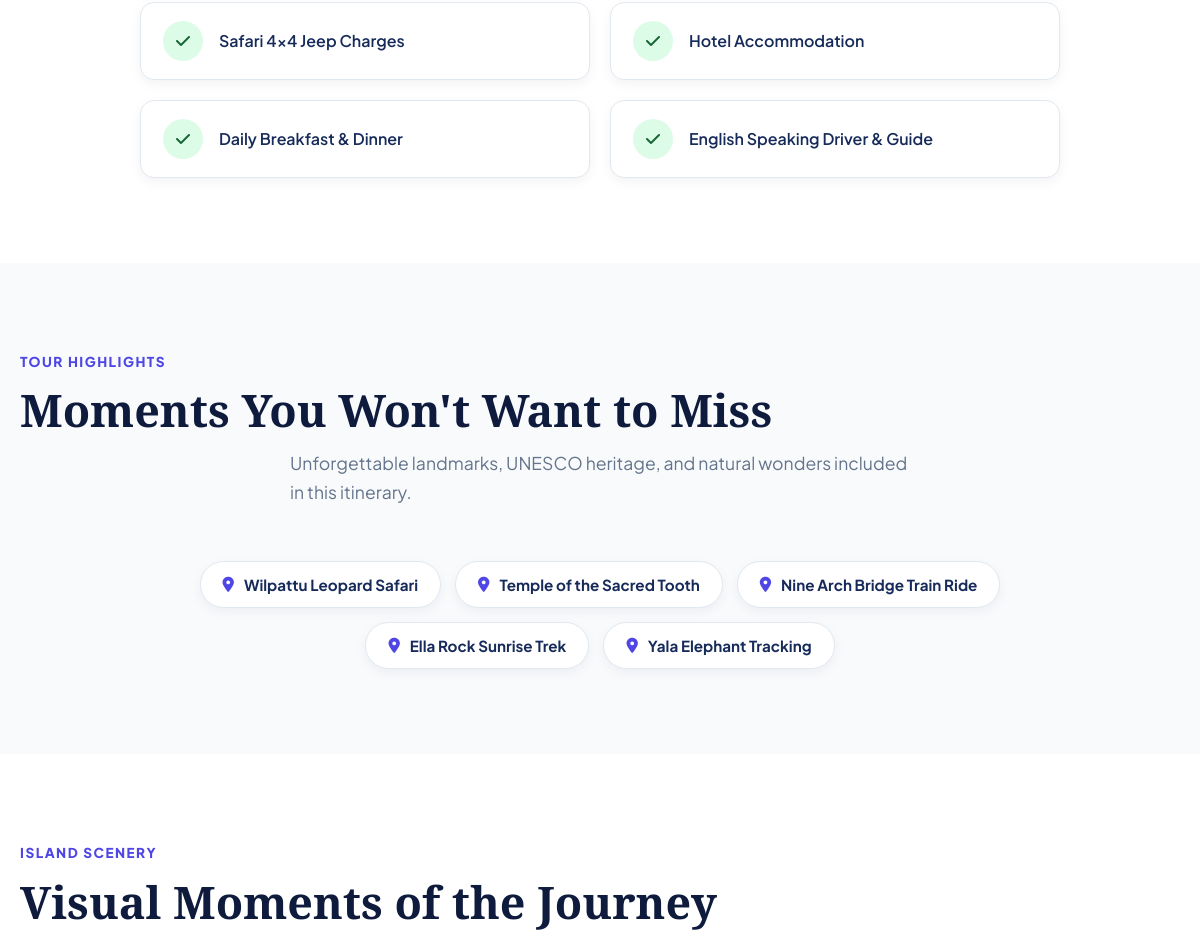
The app's page /tour-details.php?slug=wild-sri-lanka-highland-adventure (middle part), older data.
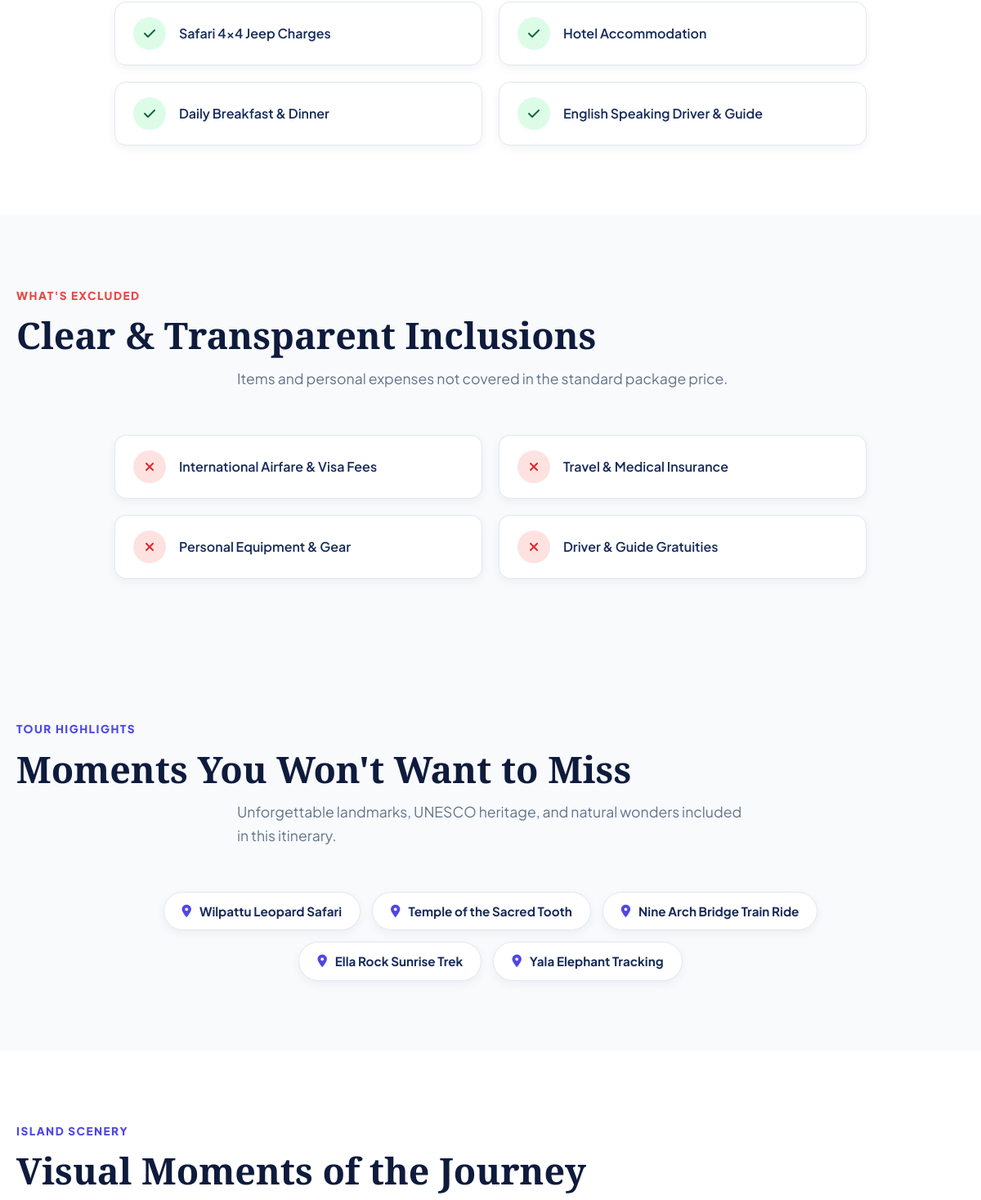
The same page, newer data.
### tables this page shows
CREATE TABLE `tour_inclusions` (
  `id` bigint(20) unsigned NOT NULL AUTO_INCREMENT,
  `tour_id` bigint(20) unsigned NOT NULL,
  `inclusion` varchar(255) NOT NULL,
  `display_order` int(11) NOT NULL DEFAULT 0,
  `created_at` timestamp NOT NULL DEFAULT current_timestamp(),
  PRIMARY KEY (`id`),
  KEY `idx_tour_inc_tour_id` (`tour_id`),
  CONSTRAINT `fk_tour_inclusions_tour` FOREIGN KEY (`tour_id`) REFERENCES `tours` (`id`) ON DELETE CASCADE
);

CREATE TABLE `tour_highlights` (
  `id` bigint(20) unsigned NOT NULL AUTO_INCREMENT,
  `tour_id` bigint(20) unsigned NOT NULL,
  `highlight` varchar(255) NOT NULL,
  `display_order` int(11) NOT NULL DEFAULT 0,
  `created_at` timestamp NOT NULL DEFAULT current_timestamp(),
  PRIMARY KEY (`id`),
  KEY `idx_tour_hl_tour_id` (`tour_id`),
  CONSTRAINT `fk_tour_highlights_tour` FOREIGN KEY (`tour_id`) REFERENCES `tours` (`id`) ON DELETE CASCADE
);

CREATE TABLE `tour_exclusions` (
  `id` BIGINT UNSIGNED AUTO_INCREMENT PRIMARY KEY,
  `tour_id` BIGINT UNSIGNED NOT NULL,
  `exclusion` VARCHAR(255) NOT NULL,
  `display_order` INT NOT NULL DEFAULT 0,
  `created_at` TIMESTAMP NOT NULL DEFAULT CURRENT_TIMESTAMP,
  INDEX `idx_tour_exc_tour_id` (`tour_id`),
  CONSTRAINT `fk_tour_exclusions_tour` FOREIGN KEY (`tour_id`) REFERENCES `tours` (`id`) ON DELETE CASCADE
);

### helpers/view_helper.php (called while the page is built, shortened)
<?php
if (!function_exists('render_view')) {
    function render_view(string $viewPath, array $data = []): void
    {
        $filePath = ROOT_PATH . '/views/' . ltrim($viewPath, '/') . '.php';
        extract($data);
        require $filePath;
    }
}

### controllers/TourController.php (called while the page is built, shortened)
<?php
class TourController
{
    private TourBLL $tourBLL;
    public function __construct()
    {
        $this->tourBLL = new TourBLL();
    }
    public function details(string $slug): void
    {
        $tour = $this->tourBLL->getTourDetailsBySlug($slug);
        render_view('client/tour-details', [
            'page_title' => $tour['title'] . ' - Mewa Tours',
            'tour' => $tour
        ]);
    }
}

### tour-details.php (called while the page is built, shortened)
<?php
require_once __DIR__ . '/config/init.php';
$slug = $_GET['slug'] ?? '';
$controller = new TourController();
$controller->details($slug);

### helpers/url_helper.php (called while the page is built, shortened)
<?php
if (!function_exists('base_url')) {
    function base_url(string $path = ''): string
    {
        static $baseUrl = null;
        if ($baseUrl === null) {
            $config = require ROOT_PATH . '/config/app.php';
            $baseUrl = rtrim($config['base_url'] ?? '/mewatours', '/');
        }
        $cleanPath = ltrim($path, '/');
        return $cleanPath === '' ? $baseUrl . '/' : $baseUrl . '/' . $cleanPath;
    }
}
if (!function_exists('asset_url')) {
    function asset_url(string $path = ''): string
    {
        $cleanPath = ltrim($path, '/');
        $cleanPath = preg_replace('#^images/(uploads/)?images/uploads/#i', 'images/uploads/', $cleanPath);
        $cleanPath = preg_replace('#^images/uploads/uploads/#i', 'images/uploads/', $cleanPath);
        $url = base_url('assets/' . $cleanPath);
        $filePath = ROOT_PATH . '/assets/' . $cleanPath;
        if (file_exists($filePath)) {
            $url .= '?v=' . filemtime($filePath);
        }
        return $url;
    }
}

### config/app.php (called while the page is built, shortened)
<?php
return [
    'app_name' => 'Mewa Tours',
    'app_env' => 'development',
    'base_url' => '/mewatours',
    'timezone' => 'Asia/Colombo',
    'whatsapp' => [
        'number' => '94769695024',
        'default_message' => 'Hello Mewa Tours, I would like to inquire about your Sri Lanka tour packages.'
    ],
    'company' => [
        'name' => 'Mewa Tours Sri Lanka',
        'email' => 'mewatours83@gmail.com',
        'phone' => '+94 76 969 5024',
        'address' => 'No 442/B Thiyabarabaya Kurunduwatta GAMPOLA',
        'facebook' => 'https://www.facebook.com/share/1CeW5nqxg8/',
        'operating_hours' => '8:00 AM - 8:00 PM (IST)'
    ],
    'upload' => [
        'max_size' => 10 * 1024 * 1024,
        'allowed_mimes' => ['image/jpeg', 'image/png', 'image/webp'],
        'allowed_extensions' => ['jpg', 'jpeg', 'png', 'webp'],
        'path' => __DIR__ . '/../assets/images/uploads/'
    ],
    'session' => [
        'lifetime' => 7200,
        'name' => 'MEWA_SESS_ID'
    ]
];

### config/init.php (called while the page is built, shortened)
<?php
$appConfig = require_once __DIR__ . '/app.php';
spl_autoload_register(function (string $className) {
    $directories = [
        ROOT_PATH . '/controllers/',
        ROOT_PATH . '/bll/',
        ROOT_PATH . '/dal/',
        ROOT_PATH . '/services/'
    ];
    foreach ($directories as $directory) {
        $file = $directory . $className . '.php';
        if (file_exists($file)) {
            return;
        }
    }
});
require_once __DIR__ . '/db.php';
require_once ROOT_PATH . '/helpers/url_helper.php';
require_once ROOT_PATH . '/helpers/view_helper.php';

### config/db.php (called while the page is built, shortened)
<?php
class Database
{
    private static ?PDO $instance = null;
    public static function getConnection(): PDO
    {
        if (self::$instance === null) {
            $localConfig = [];
            $localConfigFile = __DIR__ . '/local.php';
            $host = getenv('DB_HOST') ?: ($localConfig['db_host'] ?? self::HOST);
            $port = getenv('DB_PORT') ?: ($localConfig['db_port'] ?? self::PORT);
            $dbName = getenv('DB_NAME') ?: ($localConfig['db_name'] ?? self::DB_NAME);
            $user = getenv('DB_USER') ?: ($localConfig['db_user'] ?? self::USER);
            $pass = getenv('DB_PASS') !== false ? getenv('DB_PASS') : ($localConfig['db_pass'] ?? self::PASS);
            $charset = getenv('DB_CHARSET') ?: ($localConfig['db_charset'] ?? self::CHARSET);
            $dsn = sprintf(
                'mysql:host=%s;port=%s;dbname=%s;charset=%s',
                $host,
                $port,
                $dbName,
                $charset
            );
            $options = [
                PDO::ATTR_ERRMODE => PDO::ERRMODE_EXCEPTION,
                PDO::ATTR_DEFAULT_FETCH_MODE => PDO::FETCH_ASSOC,
                PDO::ATTR_EMULATE_PREPARES => false,
                PDO::MYSQL_ATTR_INIT_COMMAND => "SET NAMES utf8mb4 COLLATE utf8mb4_unicode_ci"
            ];
            try {
                self::$instance = new PDO($dsn, $user, $pass, $options);
            } catch (PDOException $e) {
                if ($e->getCode() === 1049 || strpos($e->getMessage(), 'Unknown database') !== false) {
                    self::autoCreateAndSeedDatabase($options);
                    self::$instance = new PDO($dsn, $user, $pass, $options);
                } else {
                    error_log('Database Connection Error: ' . $e->getMessage());
                    throw new Exception('Database connection failed. Please ensure MySQL is running in XAMPP control panel.');
                }
            }
        }
        return self::$instance;
    }
}

### bll/TourBLL.php (called while the page is built, shortened)
<?php
class TourBLL
{
    private TourDAL $tourDAL;
    private WhatsAppService $whatsAppService;
    public function __construct()
    {
        $this->tourDAL = new TourDAL();
        $this->whatsAppService = new WhatsAppService();
    }
    public function getTourDetailsBySlug(string $slug): ?array
    {
        $tour = $this->tourDAL->findBySlug($slug);
        if ($tour) {
            $tId = (int)$tour['id'];
            $tour['itinerary'] = $this->tourDAL->getTourItineraryDays($tId);
            $tour['inclusions'] = $this->tourDAL->getTourInclusions($tId);
            $tour['exclusions'] = $this->tourDAL->getTourExclusions($tId);
            $tour['highlights'] = $this->tourDAL->getTourHighlights($tId);
            $tour['gallery_images'] = $this->tourDAL->getTourImages($tId);
            $tour['formatted_duration'] = format_duration((int)$tour['duration_days'], (int)$tour['duration_nights']);
            $tour['related_tours'] = $this->getRelatedToursForClient($tId, !empty($tour['category_id']) ? (int)$tour['category_id'] : null);
            $waMessage = $this->whatsAppService->buildTourInquiryMessage(
                $tour['title'],
                $tour['formatted_duration'],
                $tour['tour_type'] ?? null,
                $tour['route'] ?? null
            );
            $tour['whatsapp_url'] = $this->whatsAppService->generateInquiryLink($waMessage);
        }
        return $tour;
    }
    public function getRelatedToursForClient(int $currentTourId, ?int $categoryId = null, int $limit = 3): array
    {
        $tours = $this->tourDAL->getRelatedTours($currentTourId, $categoryId, $limit);
        return $tours;
    }
}

### dal/TourDAL.php (called while the page is built, shortened)
<?php
class TourDAL
{
    private PDO $db;
    public function __construct()
    {
        $this->db = Database::getConnection();
    }
    public function findBySlug(string $slug): ?array
    {
        $sql = "SELECT t.*, c.name AS category_name
                FROM tours t
                LEFT JOIN tour_categories c ON t.category_id = c.id
                WHERE t.slug = :slug AND t.status = 'ACTIVE'
                LIMIT 1";
        $stmt = $this->db->prepare($sql);
        $stmt->execute([':slug' => $slug]);
        $record = $stmt->fetch();
        return $record ?: null;
    }
    public function getTourItineraryDays(int $tourId): array
    {
        $sql = "SELECT * FROM tour_itinerary_days
                WHERE tour_id = :tour_id
                ORDER BY day_number ASC, display_order ASC";
        $stmt = $this->db->prepare($sql);
        $stmt->execute([':tour_id' => $tourId]);
        return $stmt->fetchAll();
    }
    public function getTourInclusions(int $tourId): array
    {
        $sql = "SELECT * FROM tour_inclusions
                WHERE tour_id = :tour_id
                ORDER BY display_order ASC, id ASC";
        $stmt = $this->db->prepare($sql);
        $stmt->execute([':tour_id' => $tourId]);
        return $stmt->fetchAll();
    }
    public function getTourExclusions(int $tourId): array
    {
        $sql = "SELECT * FROM tour_exclusions
                WHERE tour_id = :tour_id
                ORDER BY display_order ASC, id ASC";
        $stmt = $this->db->prepare($sql);
        $stmt->execute([':tour_id' => $tourId]);
        return $stmt->fetchAll();
    }
    public function getTourHighlights(int $tourId): array
    {
        $sql = "SELECT * FROM tour_highlights
                WHERE tour_id = :tour_id
                ORDER BY display_order ASC, id ASC";
        $stmt = $this->db->prepare($sql);
        $stmt->execute([':tour_id' => $tourId]);
        return $stmt->fetchAll();
    }
    public function getTourImages(int $tourId): array
    {
        $sql = "SELECT * FROM tour_images
                WHERE tour_id = :tour_id
                ORDER BY display_order ASC";
        $stmt = $this->db->prepare($sql);
        $stmt->execute([':tour_id' => $tourId]);
        return $stmt->fetchAll();
    }
}

### views/client/tour-details.php (the view, shortened to what the changed rows need)
<link rel="stylesheet" href="<?= asset_url('css/tour-details.css') ?>">
<link rel="stylesheet" href="<?= asset_url('css/tours.css') ?>">
<?php if (!empty($tour['inclusions'])): ?>
<section class="section-padding inclusions-section">
    <div class="container">
        <div class="inclusions-grid-container" data-reveal>
            <?php foreach ($tour['inclusions'] as $inc):
                $incText = is_array($inc) ? ($inc['inclusion'] ?? '') : $inc;
            ?>
                <div class="inclusion-card-item">
                    <div class="inc-icon-box"><i class="fa-solid fa-check"></i></div>
                    <span class="inc-text-val"><?= e($incText) ?></span>
                </div>
            <?php endforeach; ?>
        </div>
    </div>
</section>
<?php endif; ?>
<?php if (!empty($tour['exclusions'])): ?>
<section class="section-padding exclusions-section bg-light">
    <div class="container">
        <div class="section-header text-center" data-reveal>
            <span class="section-eyebrow" style="color: #ef4444;">WHAT'S EXCLUDED</span>
            <h2 class="section-title">Clear &amp; Transparent Inclusions</h2>
            <p class="section-subtitle">Items and personal expenses not covered in the standard package price.</p>
        </div>
        <div class="exclusions-grid-container" data-reveal>
            <?php foreach ($tour['exclusions'] as $exc):
                $excText = is_array($exc) ? ($exc['exclusion'] ?? '') : $exc;
            ?>
                <div class="exclusion-card-item">
                    <div class="exc-icon-box"><i class="fa-solid fa-xmark"></i></div>
                    <span class="exc-text-val"><?= e($excText) ?></span>
                </div>
            <?php endforeach; ?>
        </div>
    </div>
</section>
<?php endif; ?>
<?php if (!empty($tour['highlights'])): ?>
<section class="section-padding highlights-section bg-light">
    <div class="container">
        <div class="section-header text-center" data-reveal>
            <h2 class="section-title">Moments You Won't Want to Miss</h2>
        </div>
        <div class="highlights-grid-container" data-reveal>
            <?php foreach ($tour['highlights'] as $hl):
                $hlText = is_array($hl) ? ($hl['highlight'] ?? '') : $hl;
            ?>
                <div class="highlight-chip-item">
                    <i class="fa-solid fa-location-dot hl-pin"></i>
                    <span><?= e($hlText) ?></span>
                </div>
            <?php endforeach; ?>
        </div>
    </div>
</section>
<?php endif; ?>
<section class="section-padding visual-strip-section">
    <div class="container">
        <div class="section-header text-center" data-reveal>
            <h2 class="section-title">Visual Moments of the Journey</h2>
        </div>
    </div>
</section>

Row changes from the older to the newer data that the page shows:
added tour_exclusions: exclusion "International Airfare & Visa Fees"
added tour_exclusions: exclusion "Travel & Medical Insurance"
added tour_exclusions: exclusion "Personal Equipment & Gear"
added tour_exclusions: exclusion "Driver & Guide Gratuities"
Text that changed along with them:
text now shown: "WHAT'S EXCLUDED Clear & Transparent Inclusions Items and personal expenses not covered in the standard package price."
